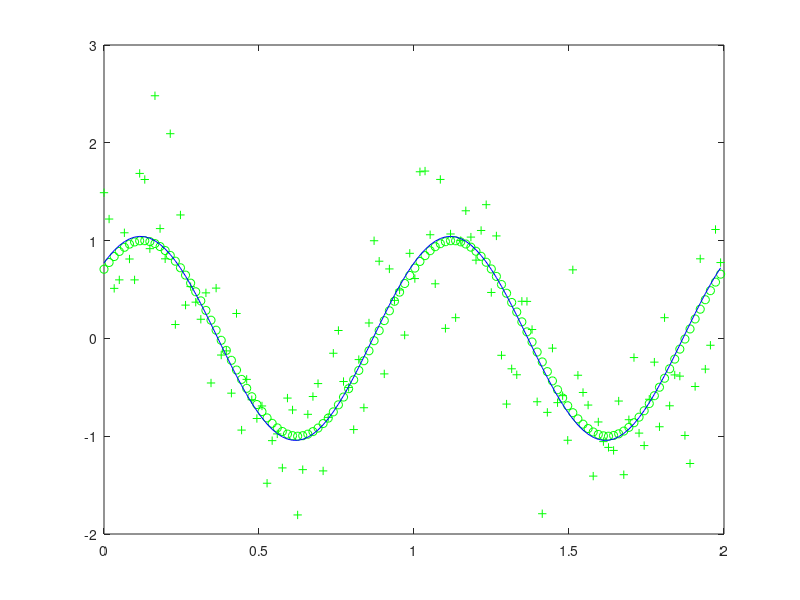

This figure's MATLAB source:
%%fit a sinusoid to noisy data
%
% y = A sin (x + p)
%
% test script to solve for A and p with a linear inversion given x and y
%
% TJW 4 May 2017

clear
close all

%%1. create synthetic data

A = 1 % amplitude
p = pi/4 % phase / radians

x = [0:6:121*6]/365;  % time in years.. 2 years

y_clean = A * sin(2*pi*x + p); %perfect sinusoid. note the conversion of x to radians
y_noisy = y_clean + 0.5*randn(1,length(x)); % add noise with amplitude 0.5 (feel free to adjust)

%plot simulated data
plot(x,y_clean,'go')
hold on
plot(x,y_noisy,'g+')


%%2 Set up linear inversion, using trig identities
%
% y = A cos(p)sin(x) + A sin(p)cos(x)
%
% [sin(x) cos(x)]*[A cos(p);A sin(p)] = y
% G                m                  = b

G = [sin(2*pi*x') cos(2*pi*x')] ; % note "'" to make them columns
b = y_noisy';

m = G\b %quick matlab way of solving this linear inverse problem

%explicit way of doing the same thing
% G'G m = G' b (where G' is transpose of G)
% m = inv(G'G)G'b
m2 = inv(G'*G)*G'*b
% you can verify that m and m2 are identical

%% 3. Find A and p from m

p_solved=atan2(m(2),m(1)) % use atan2
A_solved = m(1)/cos(p_solved)

%confirmed works
%
%plot model predictions using best fit values of A and p 
y_model = A_solved * sin(2*pi*x + p_solved);
plot(x,y_model,'b-')
